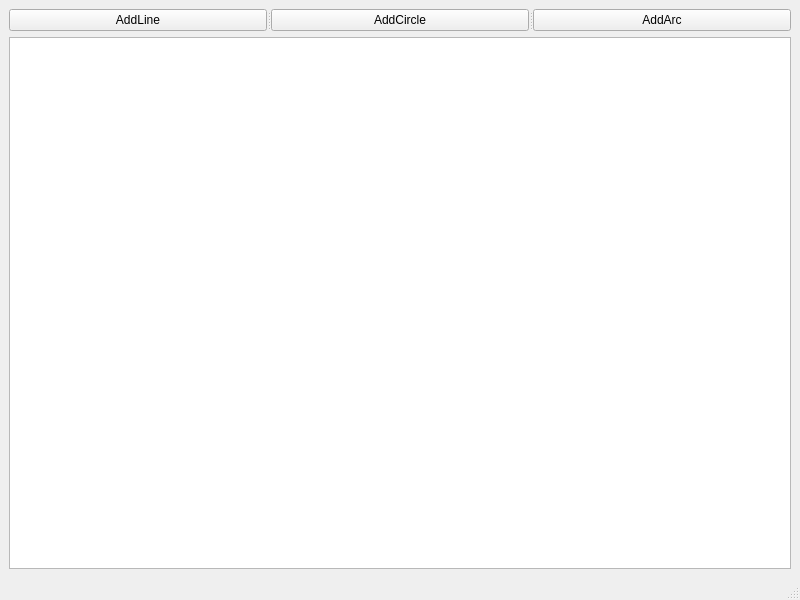
<?xml version="1.0" encoding="UTF-8"?>
<ui version="4.0">
 <class>MainWindow</class>
 <widget class="QMainWindow" name="MainWindow">
  <property name="geometry">
   <rect>
    <x>0</x>
    <y>0</y>
    <width>800</width>
    <height>600</height>
   </rect>
  </property>
  <property name="windowTitle">
   <string>MainWindow</string>
  </property>
  <widget class="QWidget" name="centralwidget">
   <layout class="QVBoxLayout" name="verticalLayout">
    <item>
     <widget class="QSplitter" name="splitter">
      <property name="orientation">
       <enum>Qt::Horizontal</enum>
      </property>
      <widget class="QPushButton" name="pushButton_2">
       <property name="text">
        <string>AddLine</string>
       </property>
      </widget>
      <widget class="QPushButton" name="pushButton">
       <property name="text">
        <string>AddCircle</string>
       </property>
      </widget>
      <widget class="QPushButton" name="pushButton_3">
       <property name="text">
        <string>AddArc</string>
       </property>
      </widget>
     </widget>
    </item>
    <item>
     <widget class="QGraphicsView" name="graphicsView"/>
    </item>
   </layout>
  </widget>
  <widget class="QMenuBar" name="menubar">
   <property name="geometry">
    <rect>
     <x>0</x>
     <y>0</y>
     <width>800</width>
     <height>21</height>
    </rect>
   </property>
  </widget>
  <widget class="QStatusBar" name="statusbar"/>
 </widget>
 <resources/>
 <connections/>
</ui>
